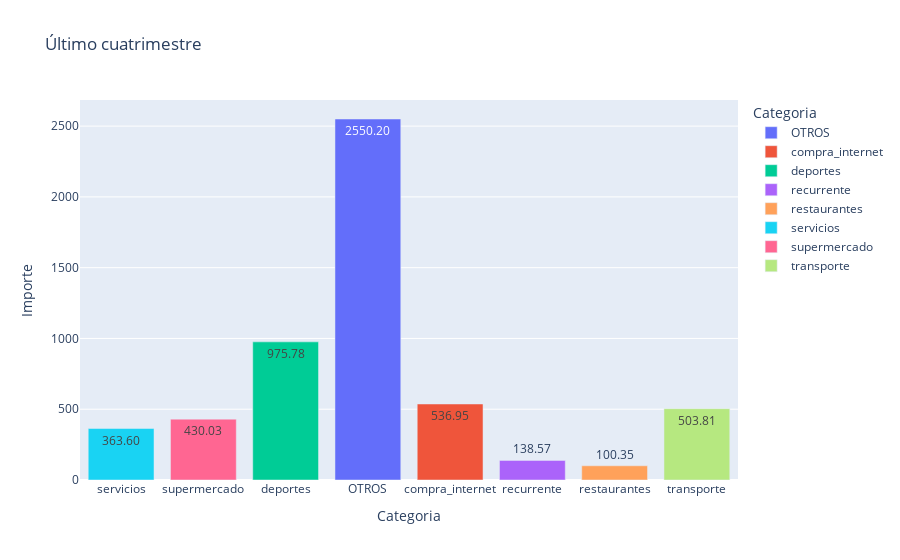

Write notebook code for a chart like this one.
### Code cell
fig = px.bar(df_cuatri[df_cuatri['Tipo']=='gasto'].groupby(['Categoria'], as_index = False).sum(),
             x='Categoria', y='Importe', title='Último cuatrimestre', color='Categoria', text='Importe')
fig.update_layout(xaxis={'categoryarray' : ['alquiler', 'servicios', 'supermercado', 'deportes']})
fig.update_traces(texttemplate='%{text:.2f}')

fig.show()

### Figure 1 — Plotly figure (JSON) as saved in the notebook; plotly's stock layout.template omitted (floating-point values rounded to 4 significant figures)
{"data": [{"alignmentgroup": "True", "hovertemplate": "Categoria=%{x}<br>Importe=%{text}<extra></extra>", "legendgroup": "OTROS", "marker": {"color": "#636efa"}, "name": "OTROS", "offsetgroup": "OTROS", "orientation": "v", "showlegend": true, "text": [2550.0], "textposition": "auto", "texttemplate": "%{text:.2f}", "type": "bar", "x": ["OTROS"], "xaxis": "x", "y": [2550.0], "yaxis": "y"}, {"alignmentgroup": "True", "hovertemplate": "Categoria=%{x}<br>Importe=%{text}<extra></extra>", "legendgroup": "compra_internet", "marker": {"color": "#EF553B"}, "name": "compra_internet", "offsetgroup": "compra_internet", "orientation": "v", "showlegend": true, "text": [537.0], "textposition": "auto", "texttemplate": "%{text:.2f}", "type": "bar", "x": ["compra_internet"], "xaxis": "x", "y": [537.0], "yaxis": "y"}, {"alignmentgroup": "True", "hovertemplate": "Categoria=%{x}<br>Importe=%{text}<extra></extra>", "legendgroup": "deportes", "marker": {"color": "#00cc96"}, "name": "deportes", "offsetgroup": "deportes", "orientation": "v", "showlegend": true, "text": [975.8], "textposition": "auto", "texttemplate": "%{text:.2f}", "type": "bar", "x": ["deportes"], "xaxis": "x", "y": [975.8], "yaxis": "y"}, {"alignmentgroup": "True", "hovertemplate": "Categoria=%{x}<br>Importe=%{text}<extra></extra>", "legendgroup": "recurrente", "marker": {"color": "#ab63fa"}, "name": "recurrente", "offsetgroup": "recurrente", "orientation": "v", "showlegend": true, "text": [138.6], "textposition": "auto", "texttemplate": "%{text:.2f}", "type": "bar", "x": ["recurrente"], "xaxis": "x", "y": [138.6], "yaxis": "y"}, {"alignmentgroup": "True", "hovertemplate": "Categoria=%{x}<br>Importe=%{text}<extra></extra>", "legendgroup": "restaurantes", "marker": {"color": "#FFA15A"}, "name": "restaurantes", "offsetgroup": "restaurantes", "orientation": "v", "showlegend": true, "text": [100.4], "textposition": "auto", "texttemplate": "%{text:.2f}", "type": "bar", "x": ["restaurantes"], "xaxis": "x", "y": [100.4], "yaxis": "y"}, {"alignmentgroup": "True", "hovertemplate": "Categoria=%{x}<br>Importe=%{text}<extra></extra>", "legendgroup": "servicios", "marker": {"color": "#19d3f3"}, "name": "servicios", "offsetgroup": "servicios", "orientation": "v", "showlegend": true, "text": [363.6], "textposition": "auto", "texttemplate": "%{text:.2f}", "type": "bar", "x": ["servicios"], "xaxis": "x", "y": [363.6], "yaxis": "y"}, {"alignmentgroup": "True", "hovertemplate": "Categoria=%{x}<br>Importe=%{text}<extra></extra>", "legendgroup": "supermercado", "marker": {"color": "#FF6692"}, "name": "supermercado", "offsetgroup": "supermercado", "orientation": "v", "showlegend": true, "text": [430.0], "textposition": "auto", "texttemplate": "%{text:.2f}", "type": "bar", "x": ["supermercado"], "xaxis": "x", "y": [430.0], "yaxis": "y"}, {"alignmentgroup": "True", "hovertemplate": "Categoria=%{x}<br>Importe=%{text}<extra></extra>", "legendgroup": "transporte", "marker": {"color": "#B6E880"}, "name": "transporte", "offsetgroup": "transporte", "orientation": "v", "showlegend": true, "text": [503.8], "textposition": "auto", "texttemplate": "%{text:.2f}", "type": "bar", "x": ["transporte"], "xaxis": "x", "y": [503.8], "yaxis": "y"}], "layout": {"barmode": "relative", "legend": {"title": {"text": "Categoria"}, "tracegroupgap": 0}, "title": {"text": "Último cuatrimestre"}, "xaxis": {"anchor": "y", "categoryarray": ["alquiler", "servicios", "supermercado", "deportes"], "categoryorder": "array", "domain": [0, 1], "title": {"text": "Categoria"}}, "yaxis": {"anchor": "x", "domain": [0, 1], "title": {"text": "Importe"}}}}
